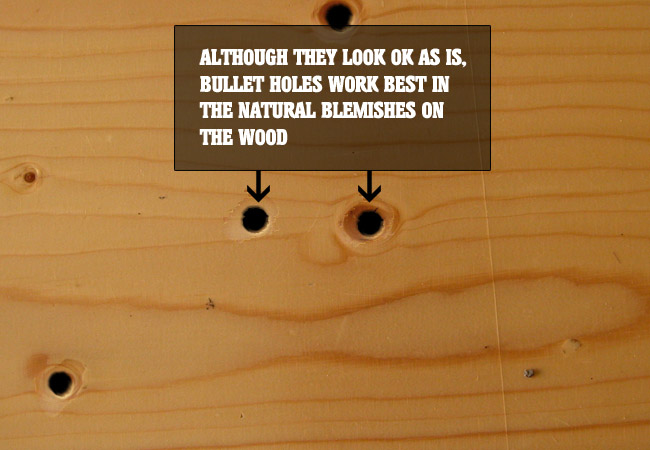
#> input picture 4.jpg, 650 x 450 px
$ python tree_holes1.py
#> lines starting #> are read from the running program, lines starting #| are printed output that depends on the picture; after the words box and inside, x2 and y2 are one past the last pixel; in counts of white or black regions, pixels touching at a corner belong together
import cv2
import numpy as np

count = 0
img = cv2.imread('./4.jpg', 0)
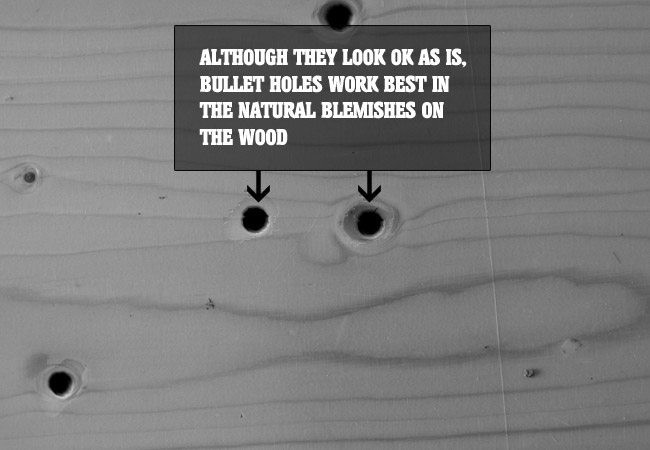
#> img: shape (450, 650); min 0, max 255, mean 125.2
cimg = cv2.cvtColor(img, cv2.COLOR_GRAY2BGR)
blur = cv2.blur(img, (1, 2))

circles = cv2.HoughCircles(blur, cv2.HOUGH_GRADIENT, param1=50, param2=50,
                           dp=1.3, minDist=5, minRadius=10, maxRadius=23)
#> circles = [[338.6, 17.55, 13.64], [60.45, 382.8, 16.5], [367.2, 222.9, 20.79], [254.1, 219, 12.34]]
circles = np.uint16(np.around(circles))
#> circles = [[339, 18, 14], [60, 383, 16], [367, 223, 21], [254, 219, 12]]

color_img = cv2.imread("./4.jpg")
#> color_img is the input picture: shape (450, 650, 3); mean B, G, R 59.4, 117.1, 166.3
red = (0, 0, 255)
for x, y, r in circles[0]:
    cv2.circle(color_img, (x, y), r, red, 2)
    count += 1
#> this loop made 4 passes
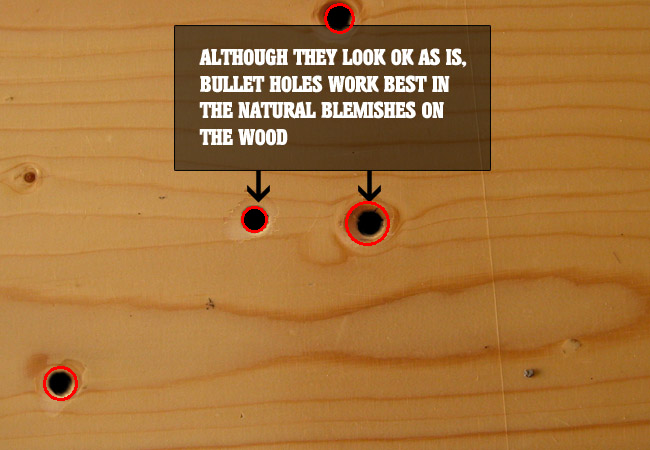
#> color_img: shape (450, 650, 3); 0.41% of pixels changed, all inside (x1, y1, x2, y2) = (43, 3, 390, 401)
#> after the loop, count = 4


cv2.imshow(f'Holes in tree: {count}', color_img)
cv2.waitKey(0)
cv2.destroyAllWindows()

$ run again, with 3.jpg copied over 4.jpg
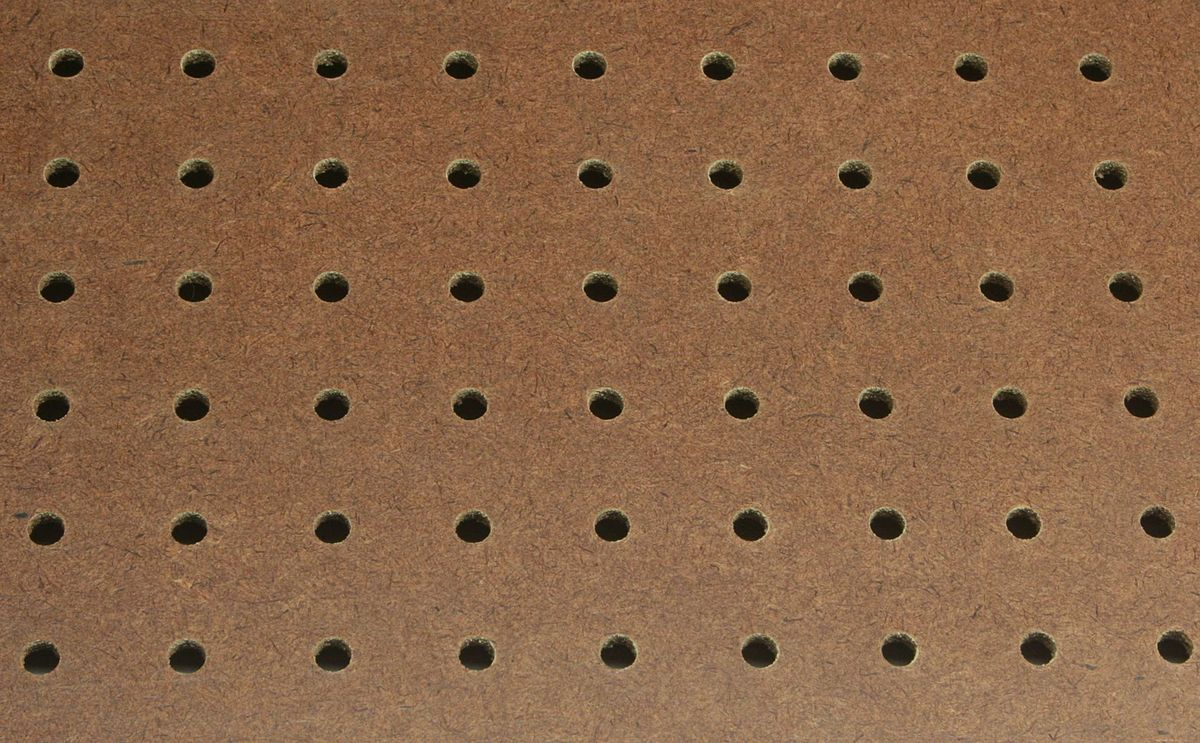
#> input picture 3.jpg, 1200 x 743 px
#> `img = cv2.imread('./4.jpg', 0)`:
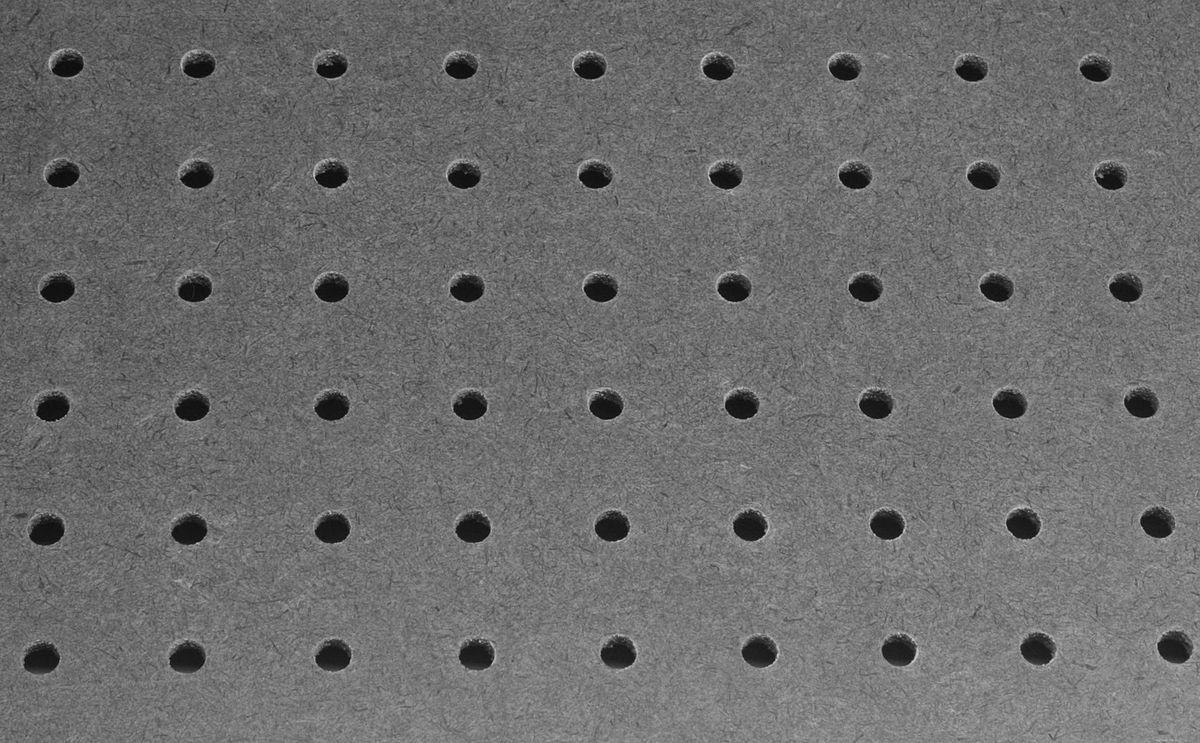
#> img: shape (743, 1200); min 0, max 213, mean 108.5
#> `circles = cv2.HoughCircles(blur, cv2.HOUGH_GRADIENT, param1=50, param2..`: circles = [[199.5, 65.65, 22.22], [328.2, 529.8, 20.79], [1022.4, 525.8, 20.79], [897.6, 650.6, 22.22], [338.6, 655.8, 22.22], [1175.8, 645.4, 17.93], [382.8, 681.8, 17.93], [333.4, 657.1, 17.93]]
#> `circles = np.uint16(np.around(circles))`: circles = [[200, 66, 22], [328, 530, 21], [1022, 526, 21], [898, 651, 22], [339, 656, 22], [1176, 645, 18], [383, 682, 18], [333, 657, 18]]
#> color_img is the input picture: shape (743, 1200, 3); mean B, G, R 71.1, 100.8, 137.7
#> the loop `for x, y, r in circles[0]:` made 8 passes
#> after the loop `for x, y, r in circles[0]:`:
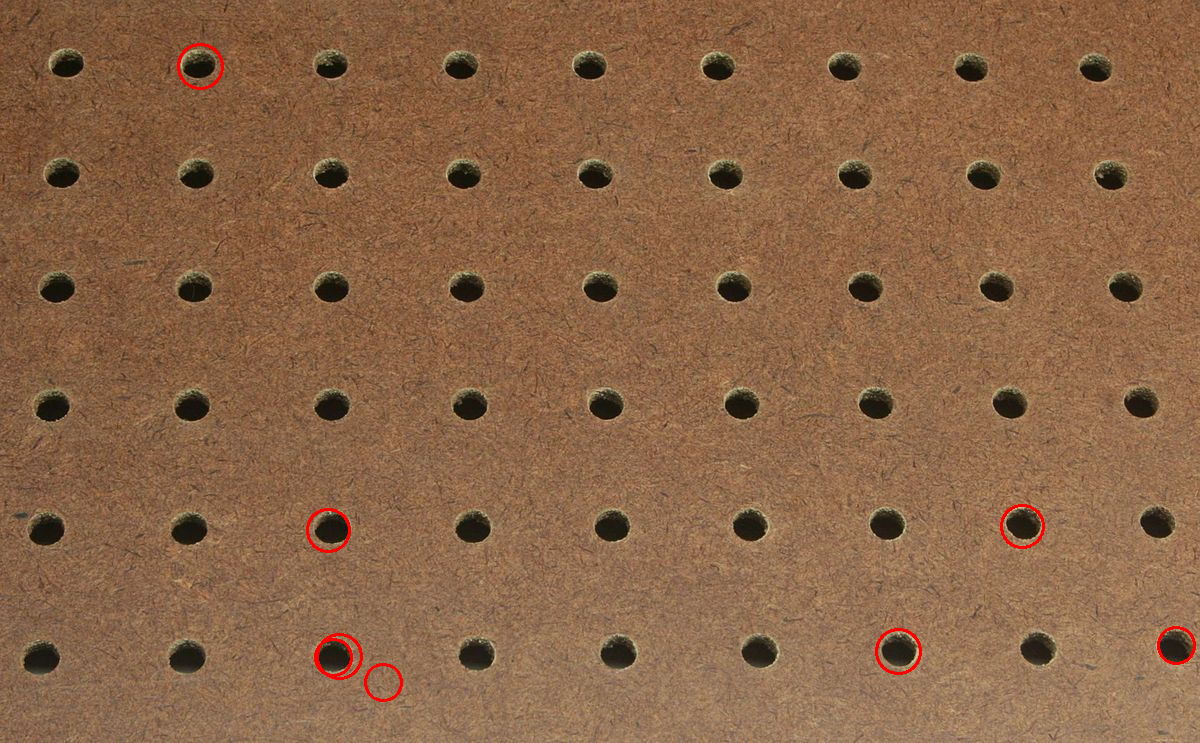
#> color_img: shape (743, 1200, 3); 0.34% of pixels changed, all inside (x1, y1, x2, y2) = (177, 43, 1196, 702)
#> after the loop `for x, y, r in circles[0]:`: count = 8
